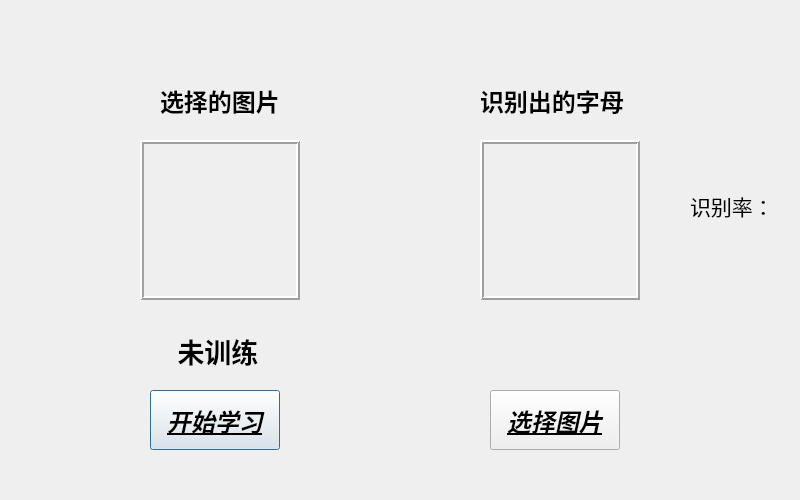
<?xml version="1.0" encoding="UTF-8"?>
<ui version="4.0">
 <class>Dialog</class>
 <widget class="QDialog" name="Dialog">
  <property name="geometry">
   <rect>
    <x>0</x>
    <y>0</y>
    <width>800</width>
    <height>500</height>
   </rect>
  </property>
  <property name="windowTitle">
   <string>Dialog</string>
  </property>
  <widget class="QLabel" name="label_xuanze">
   <property name="geometry">
    <rect>
     <x>160</x>
     <y>70</y>
     <width>200</width>
     <height>60</height>
    </rect>
   </property>
   <property name="font">
    <font>
     <pointsize>18</pointsize>
     <weight>75</weight>
     <bold>true</bold>
    </font>
   </property>
   <property name="text">
    <string>选择的图片</string>
   </property>
  </widget>
  <widget class="QLabel" name="label_shibie">
   <property name="geometry">
    <rect>
     <x>480</x>
     <y>70</y>
     <width>200</width>
     <height>60</height>
    </rect>
   </property>
   <property name="font">
    <font>
     <pointsize>18</pointsize>
     <weight>75</weight>
     <bold>true</bold>
    </font>
   </property>
   <property name="focusPolicy">
    <enum>Qt::NoFocus</enum>
   </property>
   <property name="contextMenuPolicy">
    <enum>Qt::DefaultContextMenu</enum>
   </property>
   <property name="layoutDirection">
    <enum>Qt::LeftToRight</enum>
   </property>
   <property name="text">
    <string>识别出的字母</string>
   </property>
  </widget>
  <widget class="QLabel" name="label_picture">
   <property name="geometry">
    <rect>
     <x>140</x>
     <y>140</y>
     <width>160</width>
     <height>160</height>
    </rect>
   </property>
   <property name="frameShape">
    <enum>QFrame::Box</enum>
   </property>
   <property name="frameShadow">
    <enum>QFrame::Raised</enum>
   </property>
   <property name="lineWidth">
    <number>2</number>
   </property>
   <property name="text">
    <string/>
   </property>
  </widget>
  <widget class="QLabel" name="label_picture_2">
   <property name="geometry">
    <rect>
     <x>480</x>
     <y>140</y>
     <width>160</width>
     <height>160</height>
    </rect>
   </property>
   <property name="frameShape">
    <enum>QFrame::Box</enum>
   </property>
   <property name="frameShadow">
    <enum>QFrame::Raised</enum>
   </property>
   <property name="lineWidth">
    <number>2</number>
   </property>
   <property name="text">
    <string/>
   </property>
  </widget>
  <widget class="QPushButton" name="pushButton">
   <property name="geometry">
    <rect>
     <x>150</x>
     <y>390</y>
     <width>130</width>
     <height>60</height>
    </rect>
   </property>
   <property name="font">
    <font>
     <pointsize>18</pointsize>
     <weight>75</weight>
     <italic>true</italic>
     <bold>true</bold>
     <underline>true</underline>
    </font>
   </property>
   <property name="text">
    <string>开始学习</string>
   </property>
  </widget>
  <widget class="QPushButton" name="pushButton_2">
   <property name="geometry">
    <rect>
     <x>490</x>
     <y>390</y>
     <width>130</width>
     <height>60</height>
    </rect>
   </property>
   <property name="font">
    <font>
     <pointsize>18</pointsize>
     <weight>75</weight>
     <italic>true</italic>
     <bold>true</bold>
     <underline>true</underline>
    </font>
   </property>
   <property name="text">
    <string>选择图片</string>
   </property>
  </widget>
  <widget class="QLabel" name="label">
   <property name="geometry">
    <rect>
     <x>690</x>
     <y>170</y>
     <width>81</width>
     <height>71</height>
    </rect>
   </property>
   <property name="font">
    <font>
     <family>Calibri</family>
     <pointsize>16</pointsize>
    </font>
   </property>
   <property name="text">
    <string>识别率：</string>
   </property>
  </widget>
  <widget class="QLabel" name="label_3">
   <property name="geometry">
    <rect>
     <x>170</x>
     <y>330</y>
     <width>141</width>
     <height>41</height>
    </rect>
   </property>
   <property name="font">
    <font>
     <family>Arial</family>
     <pointsize>20</pointsize>
     <weight>75</weight>
     <italic>false</italic>
     <bold>true</bold>
    </font>
   </property>
   <property name="text">
    <string> 未训练</string>
   </property>
  </widget>
  <widget class="QLabel" name="label_4">
   <property name="geometry">
    <rect>
     <x>690</x>
     <y>230</y>
     <width>71</width>
     <height>51</height>
    </rect>
   </property>
   <property name="font">
    <font>
     <family>Arial</family>
     <pointsize>20</pointsize>
    </font>
   </property>
   <property name="text">
    <string/>
   </property>
  </widget>
 </widget>
 <resources/>
 <connections/>
</ui>
